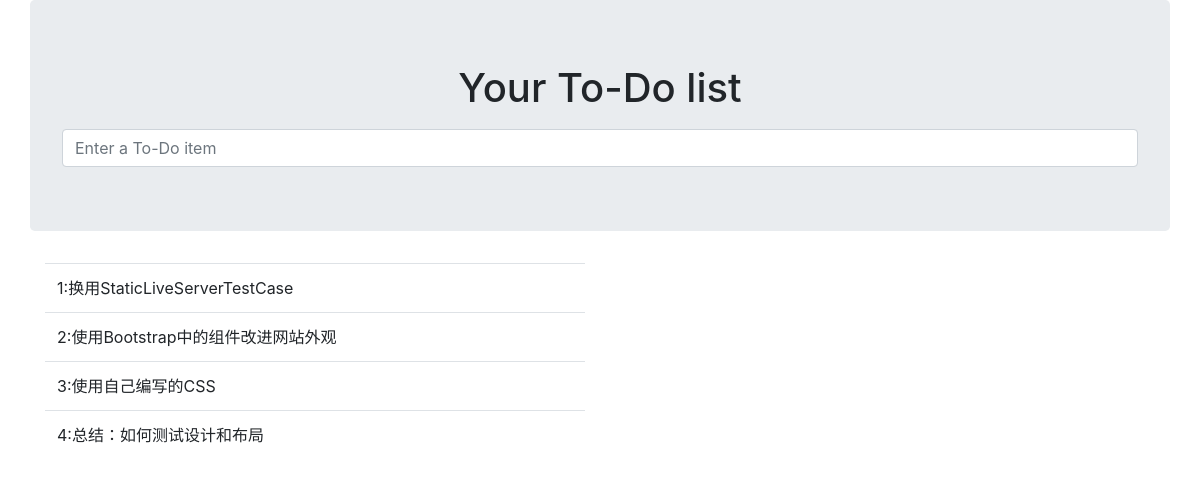
Page /lists/2/ on the earlier database version.
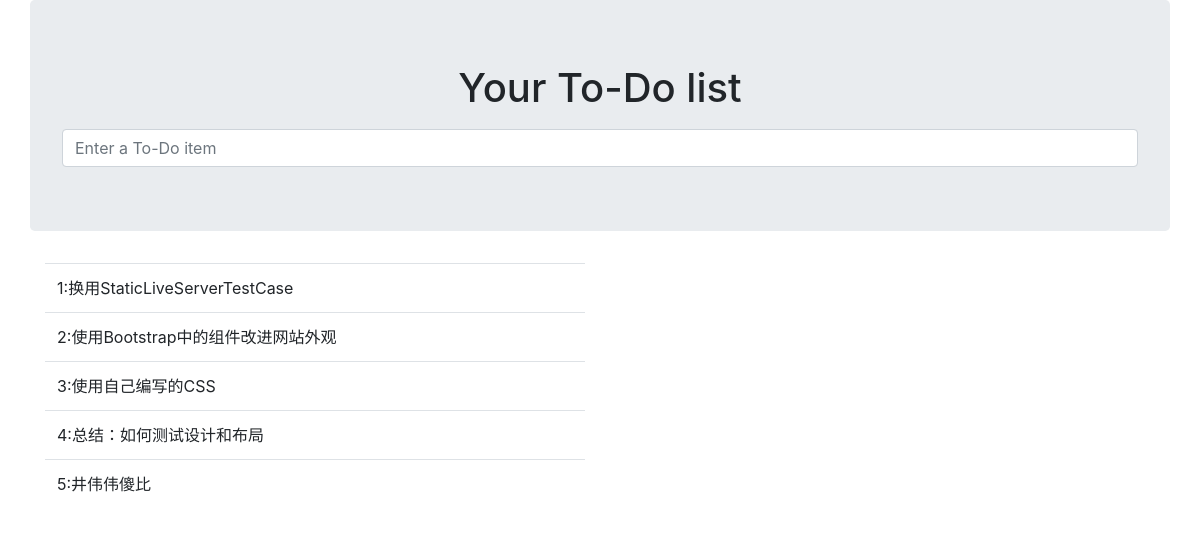
Same page on the later database version.
### lists/models.py (models this page shows)
class Item(models.Model):
    text = models.TextField(default='')
    list = models.ForeignKey(List,default=None)

### lists/views.py (the view)
# urls.py: url(r'^(\d+)/$', 'lists.views.view_list', name='view_list'),
def view_list(request,list_id):
    list_ = List.objects.get(id=list_id)
    return render(request,'list.html',{'list':list_})

### lists/templates/list.html
{% extends 'base.html' %}
{% block header_text %}Your To-Do list{% endblock %}
{%block form_action %}/lists/{{ list.id }}/add_item{% endblock %}
{% block table %}
		<table id="id_list_table" class="table">
			{% for item in list.item_set.all %}
				<tr><td>{{ forloop.counter }}:{{ item.text }}</td></tr>
			{% endfor %}
		</table>
{% endblock %}

### lists/templates/base.html (shortened to what this page needs)
<!DOCTYPE html>
<html lang='en'>
<head>
	<link rel="stylesheet" href="/static/bootstrap/css/bootstrap.min.css" media="screen" >
	<link href="/static/base.css" rel="stylesheet" media="screen">
</head>
<body>
<div class="container" align="center">
			<div class="row">
				<div class="col-md-12 col-md-offset-3 jumbotron" >
					<div class="text-center" >
						<h1>{% block header_text %}{% endblock %}</h1>
						<form method="POST" action="{% block form_action %}{% endblock %}">
								<input name="item_text" id="id_new_item" class="form-control input-lg" placeholder="Enter a To-Do item"/>
						</form>
					</div>
				</div>
			</div>
			<div class="row">
				<div class="col-md-6 col-md-offset-3">
					{% block table %}
					{% endblock %}
				</div>
			</div>
</div>
</body>
</html>

Differences in the rows shown:
added Item: text "井伟伟傻比"
